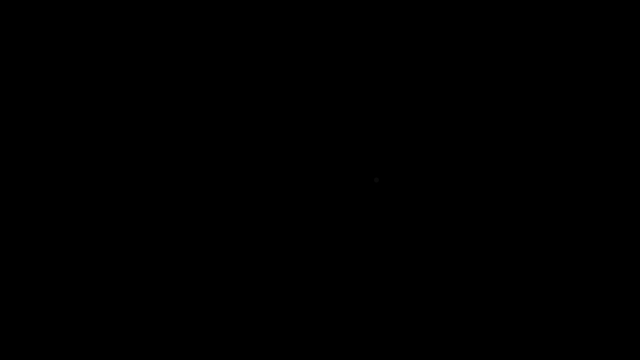
Frame 1 (no input)
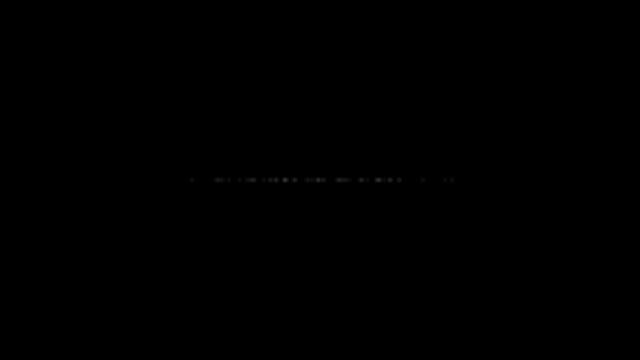
Frame 60 (the mouse pressed at the canvas centre just before this capture)
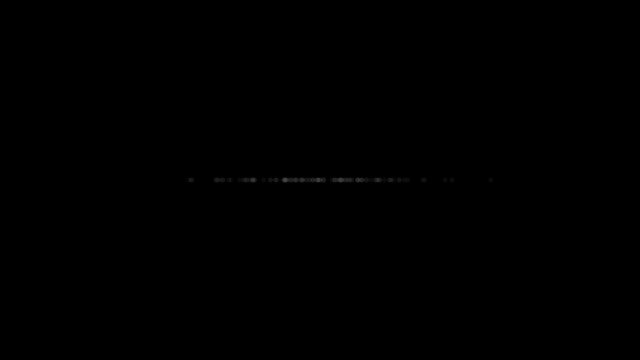
Frame 120 (the mouse held since frame 60 and released just before this capture)

The Processing sketch that drew these frames (run headless with seeded random() and noise(); from frame 60 on, the mouse is pressed at the canvas centre):

// Processing sketch: gaussianDistribution
// ── gaussianDistribution.pde
//正規分布

import java.util.Random;
//乱数ジェネレーターのようなものを作成
Random generator;

void setup() {
  size(640, 360);
  background(0);
  generator = new Random();
}

//draw()が実行されるたびに正規分布を使ってランダム値を生成
void draw() {
  //平均0、標準偏差1
  float num = (float) generator.nextGaussian(); //nextGaussianはdouble値を返すのでfloatに変換
  //平均320, 標準偏差60に変換
  float sd = 60;
  float mean = 320;
  float x = sd * num + mean; //標準偏差を乗算し、平均を加算
  
  noStroke();
  fill(255, 10);
  ellipse(x, 180, 5, 5);
  
}
